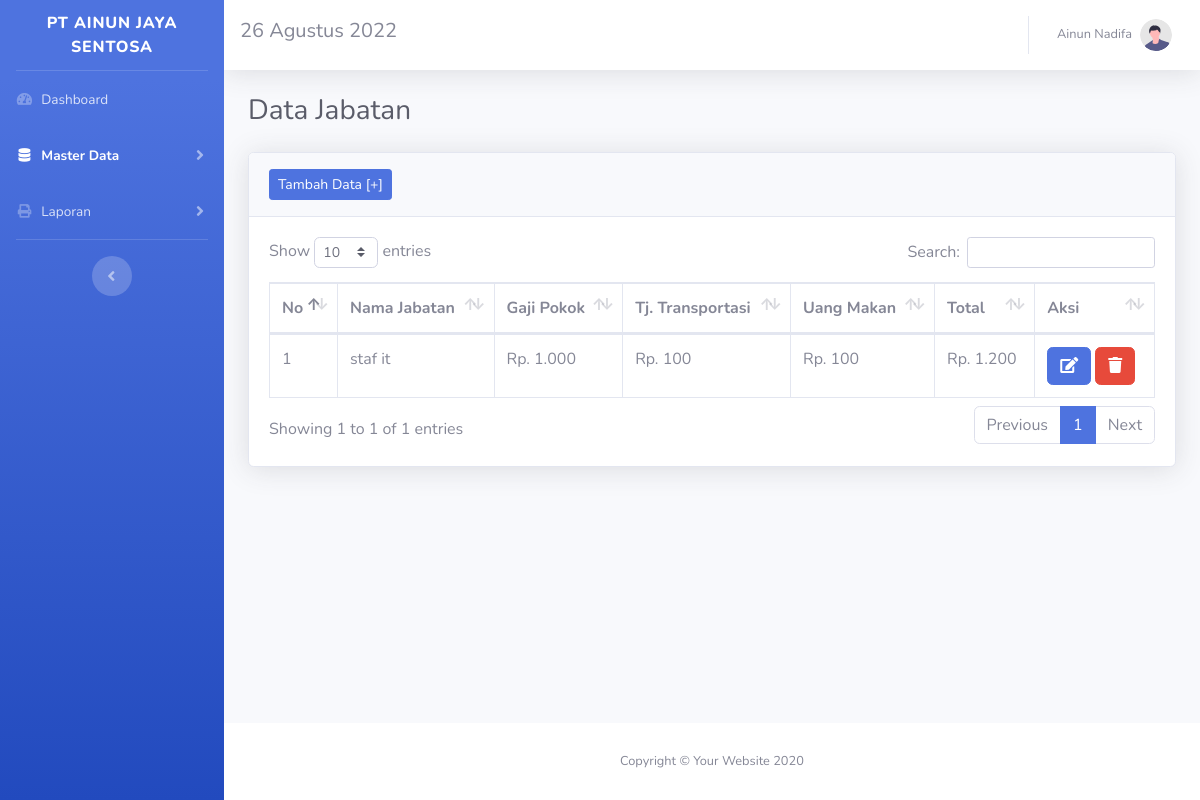
The app's page /dashboard/jabatan (signed in) with its own data.
### tables this page shows
CREATE TABLE `jabatan` (
  `id_jabatan` int(10) UNSIGNED NOT NULL,
  `user_id` int(10) UNSIGNED NOT NULL,
  `nama_jabatan` varchar(120) NOT NULL DEFAULT '',
  `gaji_pokok` varchar(50) NOT NULL DEFAULT '',
  `transport` varchar(50) NOT NULL DEFAULT '',
  `uang_makan` varchar(50) NOT NULL DEFAULT ''
);

### application/controllers/dashboard/JabatanController.php (called while the page is built, shortened)
<?php
class JabatanController extends DashboardMainController
{
    public function index()
    {
        $id = $_SESSION['user']['user_id'];
        $data = $this->jabatan->showWhere(array('user_id' => $id));
        $this->template('dashboard/jabatan/index', 'Data Jabatan', $data);
    }
}

### application/functions/function_date.php (called while the page is built)
<?php
function tgl_indo($tgl)
{
    $nama_bulan = array(1 => "Januari", "Februari", "Maret", "April", "Mei", "Juni", "Juli", "Agustus", "September", "Oktober", "November", "Desember");
    $tanggal = substr($tgl, 8, 2);
    $bulan = $nama_bulan[(int)substr($tgl, 5, 2)];
    $tahun = substr($tgl, 0, 4);
    return $tanggal . ' ' . $bulan . ' ' . $tahun;
}

### application/models/jabatan.model.php (called while the page is built, shortened)
<?php
class JabatanModel extends Model
{
    public function __construct()
    {
        $this->_table = "jabatan";
    }
    public function showWhere($array)
    {
        $query = $this->selectWhere($array);
        $data = $this->getResult($query);
        return $data;
    }
}

### library/model.class.php (called while the page is built, shortened)
<?php
class Model
{
    protected $_dbhandle;
    protected $_table;
    public function connect()
    {
        $this->_dbhandle = mysqli_connect(DB_HOST, DB_USER, DB_PASSWORD, DB_NAME);
    }
    public function query($query)
    {
        return mysqli_query($this->_dbhandle, $query);
    }
    public function selectWhere($condition = array(), $orderBy = '', $order = 'ASC', $limit = '')
    {
        $query = "SELECT*FROM " . $this->_table;
        if (is_array($condition)) {
            $query .= " WHERE";
            foreach ($condition as $key => $value) {
                $query .= " $key='$value' AND";
            }
            $query = substr($query, 0, -3);
        }
        return $this->query($query);
    }
}

### application/functions/function_rupiah.php (called while the page is built)
<?php
function format_rupiah($angka)
{
    $hasil = number_format($angka, 0, ',', '.');
    return $hasil;
}

### application/views/dashboard/jabatan/index.view.php (the view)
<div class="card shadow mb-4">
    <div class="card-header py-3">
        <a class="btn btn-sm btn-primary" href="<?= BASE_PATH ?>/dashboard/jabatan/add">Tambah Data [+]</a>
    </div>
    <div class="card-body">
        <div class="table-responsive">
            <table class="table table-bordered" id="dataTable" width="100%" cellspacing="0">
                <thead>
                    <tr>
                        <th width="25">No</th>
                        <th>Nama Jabatan</th>
                        <th>Gaji Pokok</th>
                        <th>Tj. Transportasi</th>
                        <th>Uang Makan</th>
                        <th>Total</th>
                        <th>Aksi</th>
                    </tr>
                </thead>
                <tbody>
                    <?php
                    $no = 1;
                    foreach ($data as $d) {
                    ?>
                        <tr>
                            <td><?= $no ?></td>
                            <td><?= $d['nama_jabatan'] ?></td>
                            <td>Rp. <?= format_rupiah($d['gaji_pokok']) ?></td>
                            <td>Rp. <?= format_rupiah($d['transport']) ?></td>
                            <td>Rp. <?= format_rupiah($d['uang_makan']) ?></td>
                            <td>Rp. <?= format_rupiah($d['gaji_pokok'] + $d['transport'] + $d['uang_makan']) ?></td>
                            <td>
                                <a class="btn btn-primary" href="<?= BASE_PATH ?>/dashboard/jabatan/edit/<?= $d['id_jabatan'] ?>">
                                    <i class="fa fa-edit"></i>
                                </a>
                                <a onclick="return confirm('Data Dihapus?')" class="btn btn-danger" href="<?= BASE_PATH ?>/dashboard/jabatan/delete/<?= $d['id_jabatan'] ?>">
                                    <i class="fa fa-trash"></i>
                                </a>
                            </td>
                        </tr>
                    <?php
                        $no++;
                    }
                    ?>
                </tbody>
            </table>
        </div>
    </div>
</div>

### public/index.php (shortened to what this page needs)
<?php
$url = isset($_GET['url']) ? $_GET['url'] : '';
require_once(ROOT . '/library/controller.class.php');
require_once(ROOT . '/library/model.class.php');
require_once(ROOT . '/library/view.class.php');
function callHook()
{
    global $url;
    $urlArray = explode("/", $url);
    $controller = (!empty($urlArray[0])) ? $urlArray[0] : DEFAULT_CONTROLLER;
    $controllerPath = ROOT . '/application/controllers/' . ucfirst($controller) . 'Controller.php';
    if (file_exists($controllerPath)) {
        array_shift($urlArray);
        $action = (!empty($urlArray[0])) ? $urlArray[0] : "index";
        array_shift($urlArray);
        $parameter = $urlArray;
        $controllerName = ucfirst($controller) . "Controller";
        $object = new $controllerName();
        if (method_exists($controllerName, $action)) {
            call_user_func_array(array($object, $action), $parameter);
        } else die('Action not Found');
    } else die('Controller not Found');
}
callHook();

### application/controllers/DashboardController.php (shortened to what this page needs)
<?php
class DashboardController extends Controller
{
    private function getController($controller, $action = '', $parameter = '')
    {
        $controllerPath = ROOT . '/application/controllers/dashboard/' . ucfirst($controller) . 'Controller.php';
        if (file_exists($controllerPath)) {
            $controllerName = ucfirst($controller) . "Controller";
            $object = new $controllerName();
            $act = ($action != '') ? $action : 'index';
            $param = array($parameter);
            if (method_exists($controllerName, $act)) {
                call_user_func_array(array($object, $act), $param);
            } else die('Action not Found');
        } else die('Controller Dashboard not Found');
    }
    public function jabatan($action = '', $parameter = '')
    {
        $this->getController('jabatan', $action, $parameter);
    }
}

### library/view.class.php (shortened to what this page needs)
<?php
class View
{
    public $viewName =  NULL;
    public $isRender = FALSE;
    public function __construct($view)
    {
        $this->viewName = $view;
    }
    public function render()
    {
        $this->isRender = TRUE;
        $view = ROOT . "/application/views/" . $this->viewName . ".view.php";
        if (file_exists($view)) require_once $view;
        else echo ('View not Found!');
    }
    public function __destruct()
    {
        if (!$this->isRender) $this->render();
    }
}

### application/views/dashboard/template.view.php (shortened to what this page needs)
<!DOCTYPE html>
<html lang="en">
<head>
    <?php
    require_once ROOT . "/application/functions/function_html.php";
    require_once ROOT . "/application/functions/function_date.php";
    require_once ROOT . "/application/functions/function_rupiah.php";
    load_css('sb-admin-2/vendor/fontawesome-free/css/all.min.css');
    ?>
</head>
<body id="page-top">
    <div id="wrapper">
        <ul class="navbar-nav bg-gradient-primary sidebar sidebar-dark accordion" id="accordionSidebar">
            <a class="sidebar-brand d-flex align-items-center justify-content-center" href="<?= BASE_PATH ?>/dashboard">
                <div class="sidebar-brand-text mx-3"><?= $_SESSION['user']['nama_perusahaan']  ?></div>
            </a>
            <hr class="sidebar-divider my-0">
            <?php
            if ($_SESSION['user']['role'] == 'Pimpinan') {
                create_menu("dashboard", "tachometer-alt", "Dashboard");
                if (isset($_SESSION['user']['kota']) != null) :
                    create_multymenu(array("dashboard/karyawan" => "Data Karyawan", "dashboard/jabatan" => "Data Jabatan"), "database", "Master Data");
                endif;
            } else {
                create_menu("dashboard", "tachometer-alt", "Dashboard");
                create_menu("dashboard/gaji", "money-check-alt", "Data Gaji");
                create_menu("dashboard/setting", "cogs", "Setting");
                create_menu("dashboard/logout", "power-off", "Logout");
            }
            ?>
            <hr class="sidebar-divider d-none d-md-block">
            <div class="text-center d-none d-md-inline">
                <button class="rounded-circle border-0" id="sidebarToggle"></button>
            </div>
        </ul>
        <div id="content-wrapper" class="d-flex flex-column">
            <div id="content">
                <nav class="navbar navbar-expand navbar-light bg-white topbar mb-4 static-top shadow">
                    <h5><?= tgl_indo(date('Y-m-d')); ?></h5>
                    <ul class="navbar-nav ml-auto">
                        <li class="nav-item dropdown no-arrow">
                            <a class="nav-link dropdown-toggle" href="#" id="userDropdown" role="button" data-toggle="dropdown" aria-haspopup="true" aria-expanded="false">
                                <span class="mr-2 d-none d-lg-inline text-gray-600 small"><?= $_SESSION['user']['nama'] ?></span>
                                <?php if ($_SESSION['user']['role'] == 'Pimpinan') : ?>
                                    <img class="img-profile rounded-circle" src="<?= BASE_PATH ?>/sb-admin-2/img/undraw_profile.svg">
                                <?php else : ?>
                                    <img class="img-profile rounded-circle" src="<?= BASE_PATH ?>/public/img/<?= $_SESSION['user']['photo'] ?>">
                                <?php endif; ?>
                            </a>
                        </li>
                    </ul>
                </nav>
                <div class="container-fluid">
                    <div class="d-sm-flex align-items-center justify-content-between mb-4">
                        <h1 class="h3 mb-0 text-gray-800"><?= $breadcrumb ?></h1>
                    </div>
                    <?php
                    $view = new View($viewName);
                    $view->bind('data', $data);
                    $view->render();
                    ?>
                </div>
            </div>
            <footer class="sticky-footer bg-white">
                <div class="container my-auto">
                    <div class="copyright text-center my-auto">
                        <span>Copyright &copy; Your Website 2020</span>
                    </div>
                </div>
            </footer>
        </div>
    </div>
</body>
</html>

### application/functions/function_html.php (shortened to what this page needs)
<?php
function load_css($path)
{
    echo '<link rel="stylesheet" type="text/css" href="' . BASE_PATH . '/public/' . $path . '">';
}
function create_menu($link, $icon, $title)
{
    global $url;
    $class = ($link == $url) ? "active" : "";
    echo '<li class="nav-item ' . $class . '">
            <a class="nav-link" href="' . BASE_PATH . '/' . $link . '">
                <i class="fas fa-fw fa-' . $icon . '"></i>
                <span>' . $title . '</span></a>
        </li>';
}
function create_multymenu($link = array(), $icon, $title)
{
    foreach ($link as $key => $value) $data_link[] = $key;
    global $url;
    $class = (in_array($url, $data_link)) ? "active" : "";
    echo '<li class="nav-item ' . $class . '">
            <a class="nav-link collapsed" href="#" data-toggle="collapse" data-target="#' . $icon . '"
                aria-expanded="true" aria-controls="' . $icon . '">
                <i class="fas fa-fw fa-' . $icon . '"></i>
                <span>' . $title . '</span>
            </a>
            <div id="' . $icon . '" class="collapse" aria-labelledby="headingTwo" data-parent="#accordionSidebar">
                <div class="bg-white py-2 collapse-inner rounded">';
    foreach ($link as $key => $value) {
        $data_link = $key;
    }
    echo '</div>
            </div>
        </li>';
}

### records on screen
jabatan: nama_jabatan "staf it", gaji_pokok "1.000", transport "100", uang_makan "100", format_rupiah($d['gaji_pokok'] + $d['transport'] + $d['uang_makan']) "1.200"

### other values on screen
$_SESSION['user']['nama_perusahaan'] "PT AINUN JAYA SENTOSA"
$title "Dashboard"
$title "Master Data Laporan"
$_SESSION['user']['nama'] "Ainun Nadifa"
$breadcrumb "Data Jabatan"
